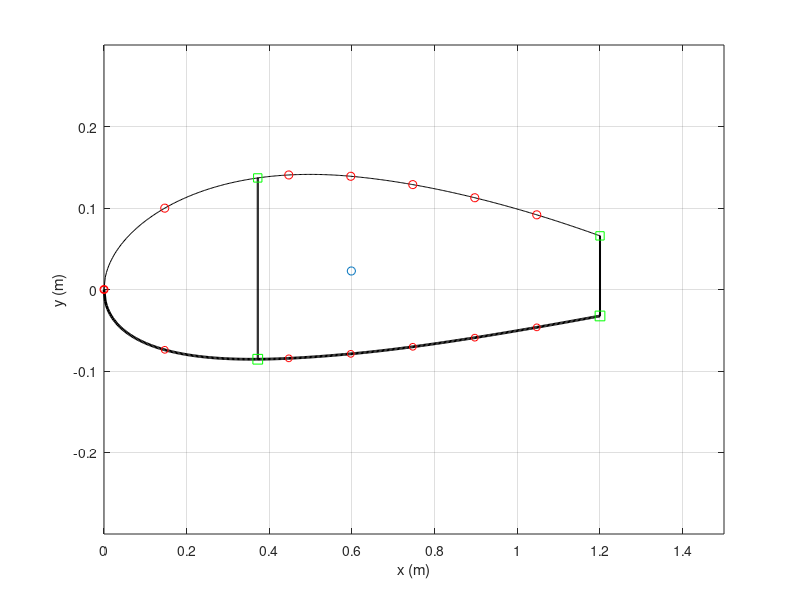

This chart was generated by the following MATLAB code:
function [x_c, y_c, Ixx, Iyy, Ixy, skin, spar, str, caps, x_quarterchord] = build_airfoil()


clear all;
%% 2415 Airfoil 
m = 0.02;               % 
p = 0.4;                % max camber
t = 0.15;               % max thickness 
c = 1.5;                % chord length
nx = 500;               % number of increments
dx = c/nx;  
x = 0:dx:c;             % even spacing

%% Structural elements (arbitrary inputs for now)
skin.t = 0.001;                               % thickness of skin
spar.t = 0.0025;                               % thickness of spar
str.A_upp = 5E-6;                            % area of each upper stringer
str.A_low = 5E-6;                            % area of each lower stringer
caps.A = 1E-5;                                % area of spar caps
spar.x = x(125);                                                      % choose x location of spar
str.x_upp = [x(1), x(50), x(150), x(200), x(250),x(300), x(350)];     % choose x locations of upper stringers
str.x_low = [x(1), x(50), x(150), x(200), x(250),x(300), x(350)];     % choose x locations of lower stringers

%% Create Airfoil from equation
yc = zeros(1,nx+1);
yt = zeros(1,nx+1);
yU0 = zeros(1,nx+1);
yL0 = zeros(1,nx+1);
theta = zeros(1,nx+1);
xb = p*c;
i_xb = xb/dx + 1;  

% NACA equation source: http://www.aerospaceweb.org/question/airfoils/q0041.shtml    
for i = 1:nx+1
    yt(i) = 5*t*c*(0.2969*sqrt(x(i)/c) - 0.1260*(x(i)/c) - 0.3516*(x(i)/c)^2 + 0.2843*(x(i)/c)^3 - 0.1015*(x(i)/c)^4);
    if i <= i_xb
        yc(i) = m*x(i)/p^2*(2*p - x(i)/c);
        theta(i) = atan(2*m/p^2*(p - x(i)/c));
    else
        yc(i) = m*(c - x(i))/(1-p)^2*(1 + x(i)/c - 2*p);
        theta(i) = atan(2*m/(1-p)^2*(p-x(i)/c));
    end
    yU0(i) = yc(i) + yt(i)*cos(theta(i));
    yL0(i) = yc(i) - yt(i)*cos(theta(i));
end

% The last 20% of the chord length of the airfoil was neglected under the assumption that
% this section contained flaps and ailerons, and would therefore not support aerodynamic loads.
i_xend = round(0.8*c/dx)+1;
x = x(1:i_xend);
yU = yU0(1:i_xend);
yL = yL0(1:i_xend);

%% Spars
spar.x = [spar.x,x(end)];                    % x location of spar
spar.n = length(spar.x);                     % number of spars
spar.i = round(spar.x./dx)+1;                % index of spars  
spar.h = yU(spar.i) - yL(spar.i);            % height of spar
spar.Cy = (yU(spar.i) + yL(spar.i))/2;       % y centroid of spar  
spar.A = spar.t*spar.h;                      % area of spar
spar.y_upp = yU(spar.i);
spar.y_low = yL(spar.i);

%% Stringers
str.n_upp = length(str.x_upp);                            % number of upper stringers
str.i_upp = round(str.x_upp./dx)+1;                       % indices of upper stringers
str.n_low = length(str.x_low);                            % number of lower stringers
str.i_low = round(str.x_low./dx)+1;                       % indices of lower stringers
str.y_upp = yU(str.i_upp);
str.y_low = yL(str.i_low);

%% Nodes (based on TA's definition: node = skin and spar cap)
node.x_upp = [str.x_upp,spar.x];            % x location of upper stringers and spars
node.x_upp = sort(node.x_upp);              % sort ascending
% skin should be broken into smaller elements for higher accuracy of calculation
% break one skin element into two by adding one more node in between
skin.x_upp = zeros(1,2*length(node.x_upp)-1);
for i = 1:length(node.x_upp)-1
    skin.x_upp(2*i-1) = node.x_upp(i);
    skin.x_upp(2*i) = (node.x_upp(i) + node.x_upp(i+1))/2;
end
skin.x_upp(end) = node.x_upp(end);

skin.i_upp = round(skin.x_upp/dx)+1;       % indices of skins
skin.n_upp = length(skin.x_upp)-1;         % number of upper skins
skin.l_upp = zeros(1,skin.n_upp);          % length of upper skins
skin.A_upp = zeros(1,skin.n_upp);          % area of upper skins
skin.Cx_upp = zeros(1,skin.n_upp);         % x centroid of upper skins
skin.Cy_upp = zeros(1,skin.n_upp);         % y centroid of upper skins

for i = 1:skin.n_upp
    skin.l_upp(i) = sqrt((yU(skin.i_upp(i+1)) - yU(skin.i_upp(i)))^2 + (skin.x_upp(i+1) - skin.x_upp(i))^2);  
    skin.A_upp(i) = skin.t*skin.l_upp(i);
    skin.Cx_upp(i) = (skin.x_upp(i+1) + skin.x_upp(i))/2;
    skin.Cy_upp(i) = (yU(skin.i_upp(i+1)) + yU(skin.i_upp(i)))/2;
end

% lower nodes
node.x_low = [str.x_low,spar.x];
node.x_low = sort(node.x_low);

skin.x_low = zeros(1,2*length(node.x_low)-1);
for i = 1:length(node.x_low)-1
    skin.x_low(2*i-1) = node.x_low(i);
    skin.x_low(2*i) = (node.x_low(i) + node.x_low(i+1))/2;
end
skin.x_low(end) = node.x_low(end);

skin.i_low = round(skin.x_low/dx)+1;
skin.n_low = length(skin.x_low)-1;
skin.l_low = zeros(1,skin.n_low);
skin.A_low = zeros(1,skin.n_low);
skin.Cx_low = zeros(1,skin.n_low);
skin.Cy_low = zeros(1,skin.n_low);

for i = 1:skin.n_low
    skin.l_low(i) = sqrt((yL(skin.i_low(i+1)) - yL(skin.i_low(i)))^2 + (skin.x_low(i+1) - skin.x_low(i))^2);
    skin.A_low(i) = skin.t*skin.l_low(i);
    skin.Cx_low(i) = (skin.x_low(i+1) + skin.x_low(i))/2;
    skin.Cy_low(i) = (yL(skin.i_low(i+1)) + yL(skin.i_low(i)))/2;
end

%% Spar Caps
caps.x = spar.x;
caps.n = 2*length(caps.x);
caps.y_upp = yU(spar.i);
caps.y_low = yL(spar.i);
caps.i = round(caps.x/dx)+1;
% Centroids of caps are at the x and y locations: caps.Cy = caps.C,

%% Centroid of the overall wing section
% initial value
Cx_sum = 2*(sum(caps.x.*caps.A)) + sum(str.x_upp.*str.A_upp) + sum(str.x_low.*str.A_low) + sum(spar.x.*spar.A) ...
         + sum(skin.Cx_low.*skin.A_low) + sum(skin.Cx_upp.*skin.A_upp);
Cy_sum = sum(caps.y_low.*caps.A) + sum(caps.y_upp.*caps.A) + sum(yU(str.i_upp).*str.A_upp) + sum(yL(str.i_low).*str.A_low) ... 
         + sum(spar.Cy.*spar.A) + sum(skin.Cy_low.*skin.A_low) + sum(skin.Cy_upp.*skin.A_upp);
A_sum = caps.A*caps.n + str.A_upp*str.n_upp + str.A_low*str.n_low + sum(spar.A) + sum(skin.A_low) + sum(skin.A_upp);

Cx = Cx_sum/A_sum;
Cy = Cy_sum/A_sum;

figure
plot(x,yU,'k',x,yL,'k','Linewidth',2);
ylim([-0.3 0.3])
hold on
xlim([0,c]);
plot(str.x_upp,yU(str.i_upp),'or',str.x_low,yL(str.i_low),'or','markersize',5);
% plot([x(1),x(1)],[yU(i(1)),yL(i(1))],'b',[x(end),x(end)],[yU(end),yL(end)],'b','Linewidth',3);
rectangle('Position',[x(spar.i(1))-spar.t/2, yL(spar.i(1)), spar.t, yU(spar.i(1))-yL(spar.i(1))]);
rectangle('Position',[x(spar.i(2))-spar.t/2, yL(spar.i(2)), spar.t, yU(spar.i(2))-yL(spar.i(2))]);
plot(spar.x,yU(spar.i),'sg',spar.x,yL(spar.i),'sg','markersize',7);
% plot([x(end),x(end)],[yU(end),yL(end)]);
scatter(Cx,Cy,'m*')
ylabel('y (m)')
xlabel('x (m)')
grid on

%% Area moments of inertia
for i = 1:length(spar.x)
    spar.Ixx(i) = (spar.t*spar.h(i)^3)/12 + spar.A(i)*(spar.Cy(i) - Cy)^2;
    spar.Iyy(i) = (spar.h(i)*spar.t^3)/12 + spar.A(i)*(spar.x(i) - Cx)^2;
    spar.Ixy(i) = spar.A(i)*(spar.Cy(i) - Cy)*(spar.x(i) - Cx);
end

for i = 1:skin.n_upp
    skin.Ixx_upp(i) = skin.A_upp(i)*(skin.Cy_upp(i) - Cy)^2;
    skin.Iyy_upp(i) = skin.A_upp(i)*(skin.Cx_upp(i) - Cx)^2;
    skin.Ixy_upp(i) = skin.A_upp(i)*(skin.Cy_upp(i) - Cy)*(skin.Cx_upp(i) - Cx);
end

for i = 1:skin.n_low
    skin.Ixx_low(i) = skin.A_low(i)*(skin.Cy_low(i) - Cy)^2;
    skin.Iyy_low(i) = skin.A_low(i)*(skin.Cx_low(i) - Cx)^2;
    skin.Ixy_low(i) = skin.A_low(i)*(skin.Cy_low(i) - Cy)*(skin.Cx_low(i) - Cx);
end

for i = 1:str.n_upp
    str.Ixx_upp(i) = str.A_upp*(yU(str.i_upp(i)) - Cy)^2;
    str.Iyy_upp(i) = str.A_upp*(str.x_upp(i) - Cx)^2;
    str.Ixy_upp(i) = str.A_upp*(yU(str.i_upp(i)) - Cy)*(str.x_upp(i) - Cx);
end

for i = 1:str.n_low
    str.Ixx_low(i) = str.A_low*(yL(str.i_low(i)) - Cy)^2;
    str.Iyy_low(i) = str.A_low*(str.x_low(i) - Cx)^2;
    str.Ixy_low(i) = str.A_low*(yL(str.i_low(i)) - Cy)*(str.x_low(i) - Cx);
end

for i = 1:length(caps.x)
    caps.Ixx_upp(i) = caps.A*(caps.y_upp(i) - Cy)^2;
    caps.Iyy_upp(i) = caps.A*(caps.x(i) - Cx)^2;
    caps.Ixy_upp(i) = caps.A*(caps.y_upp(i) - Cy)*(caps.x(i) - Cx);
end

for i = 1:length(caps.x)
    caps.Ixx_low(i) = caps.A*(caps.y_low(i) - Cy)^2;
    caps.Iyy_low(i) = caps.A*(caps.x(i) - Cx)^2;
    caps.Ixy_low(i) = caps.A*(caps.y_low(i) - Cy)*(caps.x(i) - Cx);
end

Ixx = sum(spar.Ixx)+sum(skin.Ixx_upp)+sum(skin.Ixx_low)+sum(str.Ixx_upp)+sum(str.Ixx_low)+sum(caps.Ixx_low);
Iyy = sum(spar.Iyy)+sum(skin.Iyy_upp)+sum(skin.Iyy_low)+sum(str.Iyy_upp)+sum(str.Iyy_low)+sum(caps.Iyy_low);
Ixy = sum(spar.Ixy)+sum(skin.Ixy_upp)+sum(skin.Ixy_low)+sum(str.Ixy_upp)+sum(str.Ixy_low)+sum(caps.Ixy_low);


%%%%%%%%%%%%%%%%%%%%%%%%%%%%%%%%%%%%%%%%%%%%%%%%%%%%%%%%%%%%%%%%%%%%%%%%
%% BELOW CALCULATIONS ARE COORDINATE TRANSFORMATIONS FOR JARED's CODE %%
%%%%%%%%%%%%%%%%%%%%%%%%%%%%%%%%%%%%%%%%%%%%%%%%%%%%%%%%%%%%%%%%%%%%%%%%

%% Shift coordinate system to centroid-centered frame
% x's
spar.x_c = spar.x - Cx;
skin.x_upp_c = skin.x_upp - Cx;
skin.x_low_c = skin.x_low - Cx;
str.x_upp_c = str.x_upp - Cx;
str.x_low_c = str.x_low - Cx;
caps.x_upp_c = caps.x - Cx;
caps.x_low_c = caps.x - Cx;

% y's (Cy's are y's for point-components)
skin.y_upp_c = skin.Cy_upp - Cy;
skin.y_low_c = skin.Cy_low - Cy;
str.y_upp_c = str.y_upp - Cy;
str.y_low_c = str.y_low - Cy;
caps.y_upp_c = caps.y_upp - Cy;
caps.y_low_c = caps.y_low - Cy;

%% Make CCW coordinate system for shear flow
x_CCW = zeros(1,length(x));
yU_CCW = zeros(1,length(x));
yL_CCW = zeros(1,length(x));

for i = 1:length(x)
    x_CCW(i) = x(end - i + 1);
    yU_CCW(i) = yU(end - i + 1);
    yL_CCW(i) = yL(end - i + 1);
end
y_CCW = [yU_CCW yL_CCW(end:-1:1)];         
x_CCW = [x_CCW x(1:end)];

spar.i_CCW = length(x) - spar.i + 1;
spar.i_CCW = sort([spar.i_CCW, (length(x) + spar.i - 1)]); 
skin.i_CCW = length(x) - skin.i_upp + 1;
skin.i_CCW = sort([skin.i_CCW, (length(x) + skin.i_low - 1)]);
str.i_CCW = length(x) - str.i_upp + 1;
str.i_CCW = sort([str.i_CCW, (length(x) + str.i_low - 1)]);
caps.i_CCW = spar.i_CCW;

x_c = x_CCW - Cx;
y_c = y_CCW - Cy;

x_quarterchord = c/4 - Cx;

disp('build_airfoil complete');

%% coordiante transformation: new origin at centroid
%
%
% You need to update x, yU, yL, x_skinU, x_skinL, x_spar, x_strU, x_strL
%
%
